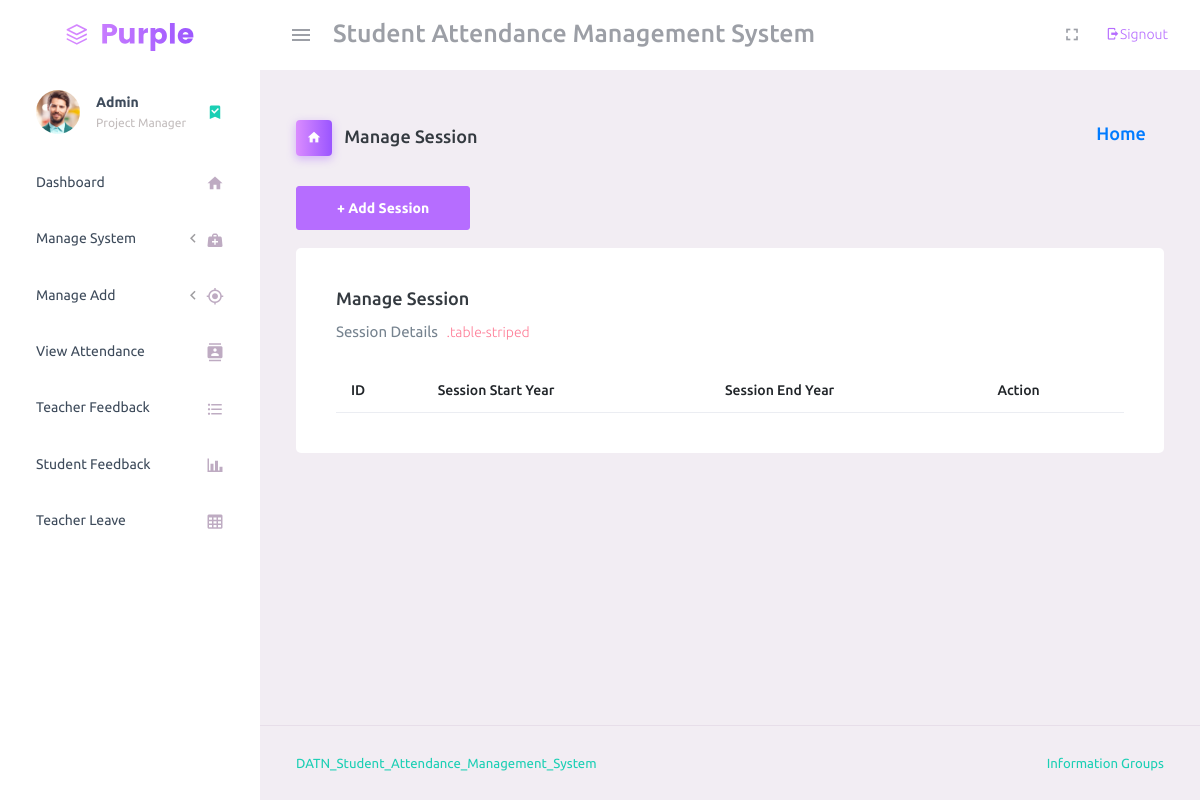
Page /manage_session/ (signed in) on the earlier database version.
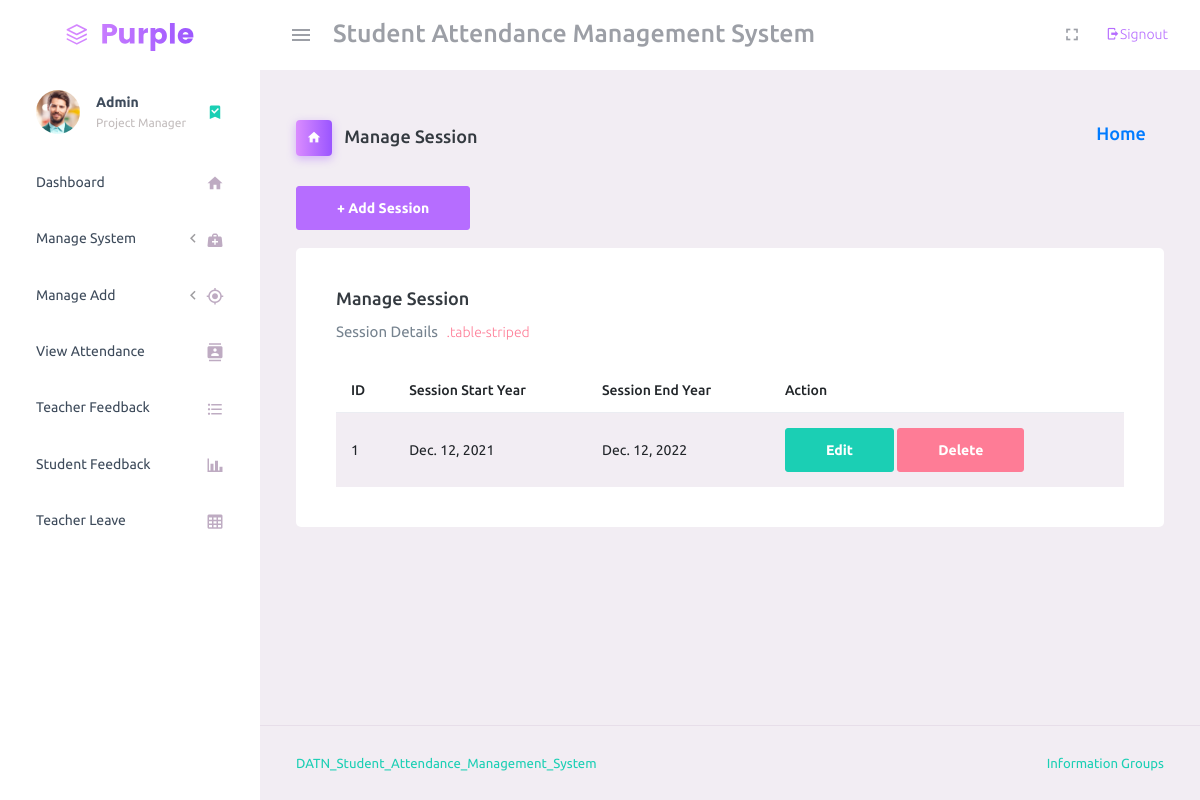
Same page on the later database version.
### student_management_app/models.py (models this page shows)
class SessionYearModel(models.Model):
    id = models.AutoField(primary_key=True)
    session_start_year = models.DateField(auto_now=False, auto_now_add=False, blank=True, null=True)
    session_end_year = models.DateField(auto_now=False, auto_now_add=False, blank=True, null=True)
    objects = models.Manager()

### student_management_app/HodViews.py (the view)
# urls.py: path('manage_session/', HodViews.manage_session, name="manage_session"),
def manage_session(request):
    session_years = SessionYearModel.objects.all()
    context = {
        "session_years": session_years
    }
    return render(request, "hod_template/manage_session_template.html", context)

### student_management_app/LoginCheckMiddleWare.py (called while the page is built, shortened)
    def process_view(self, request, view_func, view_args, view_kwargs):
        modulename = view_func.__module__
        user = request.user
        if user.is_authenticated:
            if user.user_type == "1":
                if modulename == "student_management_app.HodViews":
                    pass
                elif modulename == "student_management_app.views" or modulename == "django.views.static":
                    pass
                else:
                    return redirect("admin_home")
            else:
                return redirect("login")
        else:
            if request.path == reverse("login") or request.path == reverse("doLogin"):
                pass
            else:
                return redirect("login")

### student_management_app/templates/hod_template/manage_session_template.html (shortened to what this page needs)
{% extends 'hod_template/base_template.html'%}
{% load static %}
{% block page_title %}
Manage Session
{% endblock page_title %}
{% block content %}
    <a class="btn btn-primary" href="{% url 'add_session' %}" role="button">+ Add Session</a> <br/>&nbsp;
    <div class="card">
        <div class="card-body">
            <h4 class="card-title">Manage Session</h4>
            <p class="card-description"> Session Details <code>.table-striped</code>
            </p>
            <table class="table table-striped p-0 card-body">
            <thead>
                <tr>
                <th> ID </th>
                <th> Session Start Year </th>
                <th> Session End Year </th>
                <th> Action </th>
                </tr>
            </thead>
            <tbody>
            {% for session_year in session_years %}
                <tr>
                    <td> {{ session_year.id }}</td>
                    <td> {{ session_year.session_start_year }}</td>
                    <td> {{ session_year.session_end_year }}</td>
                    <td>
                        <a href="{% url 'edit_session' session_year.id %}" class="btn btn-success">Edit</a>
                        <a href="{% url 'delete_session' session_year.id %}" class="btn btn-danger">Delete</a>
                    </td>
                </tr>
            {% endfor %}
            </tbody>
            </table>
        </div>
    </div>
{% endblock content %}

Differences in the rows shown:
added SessionYearModel: id "1", session_start_year "Dec. 12, 2021", session_end_year "Dec. 12, 2022"
